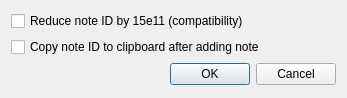
<?xml version="1.0" encoding="UTF-8"?>
<ui version="4.0">
 <class>Settings</class>
 <widget class="QDialog" name="Settings">
  <property name="geometry">
   <rect>
    <x>0</x>
    <y>0</y>
    <width>347</width>
    <height>98</height>
   </rect>
  </property>
  <property name="sizePolicy">
   <sizepolicy hsizetype="Fixed" vsizetype="Fixed">
    <horstretch>0</horstretch>
    <verstretch>0</verstretch>
   </sizepolicy>
  </property>
  <property name="windowTitle">
   <string>Dialog</string>
  </property>
  <layout class="QGridLayout" name="gridLayout">
   <item row="0" column="0">
    <widget class="QCheckBox" name="reduceNoteId">
     <property name="text">
      <string>Reduce note ID by 15e11 (compatibility)</string>
     </property>
    </widget>
   </item>
   <item row="1" column="0">
    <widget class="QCheckBox" name="copyNoteId">
     <property name="text">
      <string>Copy note ID to clipboard after adding note</string>
     </property>
    </widget>
   </item>
   <item row="2" column="0">
    <widget class="QDialogButtonBox" name="buttonBox">
     <property name="orientation">
      <enum>Qt::Horizontal</enum>
     </property>
     <property name="standardButtons">
      <set>QDialogButtonBox::Cancel|QDialogButtonBox::Ok</set>
     </property>
    </widget>
   </item>
  </layout>
 </widget>
 <resources/>
 <connections>
  <connection>
   <sender>buttonBox</sender>
   <signal>accepted()</signal>
   <receiver>Settings</receiver>
   <slot>accept()</slot>
   <hints>
    <hint type="sourcelabel">
     <x>248</x>
     <y>254</y>
    </hint>
    <hint type="destinationlabel">
     <x>157</x>
     <y>274</y>
    </hint>
   </hints>
  </connection>
  <connection>
   <sender>buttonBox</sender>
   <signal>rejected()</signal>
   <receiver>Settings</receiver>
   <slot>reject()</slot>
   <hints>
    <hint type="sourcelabel">
     <x>316</x>
     <y>260</y>
    </hint>
    <hint type="destinationlabel">
     <x>286</x>
     <y>274</y>
    </hint>
   </hints>
  </connection>
 </connections>
</ui>
